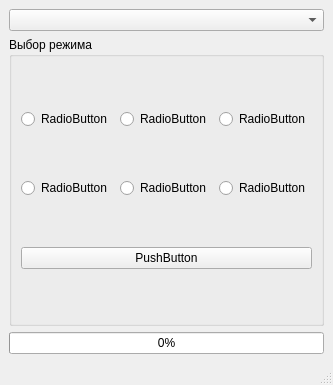
<?xml version="1.0" encoding="UTF-8"?>
<ui version="4.0">
 <class>MainWindow</class>
 <widget class="QMainWindow" name="MainWindow">
  <property name="enabled">
   <bool>true</bool>
  </property>
  <property name="geometry">
   <rect>
    <x>0</x>
    <y>0</y>
    <width>333</width>
    <height>385</height>
   </rect>
  </property>
  <property name="windowTitle">
   <string>MainWindow</string>
  </property>
  <property name="toolButtonStyle">
   <enum>Qt::ToolButtonStyle::ToolButtonIconOnly</enum>
  </property>
  <property name="animated">
   <bool>false</bool>
  </property>
  <widget class="QWidget" name="centralwidget">
   <layout class="QGridLayout" name="gridLayout">
    <item row="0" column="0">
     <widget class="QComboBox" name="cb_list"/>
    </item>
    <item row="1" column="0">
     <widget class="QGroupBox" name="gb_radioBox">
      <property name="title">
       <string>Выбор режима</string>
      </property>
      <layout class="QGridLayout" name="gridLayout_2">
       <item row="7" column="0" colspan="3">
        <widget class="QPushButton" name="pb_button">
         <property name="enabled">
          <bool>true</bool>
         </property>
         <property name="text">
          <string>PushButton</string>
         </property>
         <property name="checkable">
          <bool>true</bool>
         </property>
        </widget>
       </item>
       <item row="1" column="0">
        <widget class="QRadioButton" name="rb_one">
         <property name="layoutDirection">
          <enum>Qt::LayoutDirection::LeftToRight</enum>
         </property>
         <property name="autoFillBackground">
          <bool>false</bool>
         </property>
         <property name="text">
          <string>RadioButton</string>
         </property>
        </widget>
       </item>
       <item row="1" column="1">
        <widget class="QRadioButton" name="rb_three">
         <property name="layoutDirection">
          <enum>Qt::LayoutDirection::LeftToRight</enum>
         </property>
         <property name="autoFillBackground">
          <bool>false</bool>
         </property>
         <property name="text">
          <string>RadioButton</string>
         </property>
        </widget>
       </item>
       <item row="2" column="1">
        <widget class="QRadioButton" name="rb_four">
         <property name="layoutDirection">
          <enum>Qt::LayoutDirection::LeftToRight</enum>
         </property>
         <property name="autoFillBackground">
          <bool>false</bool>
         </property>
         <property name="text">
          <string>RadioButton</string>
         </property>
        </widget>
       </item>
       <item row="2" column="2">
        <widget class="QRadioButton" name="rb_six">
         <property name="layoutDirection">
          <enum>Qt::LayoutDirection::LeftToRight</enum>
         </property>
         <property name="autoFillBackground">
          <bool>false</bool>
         </property>
         <property name="text">
          <string>RadioButton</string>
         </property>
        </widget>
       </item>
       <item row="1" column="2">
        <widget class="QRadioButton" name="rb_five">
         <property name="layoutDirection">
          <enum>Qt::LayoutDirection::LeftToRight</enum>
         </property>
         <property name="autoFillBackground">
          <bool>false</bool>
         </property>
         <property name="text">
          <string>RadioButton</string>
         </property>
        </widget>
       </item>
       <item row="2" column="0">
        <widget class="QRadioButton" name="rb_two">
         <property name="layoutDirection">
          <enum>Qt::LayoutDirection::LeftToRight</enum>
         </property>
         <property name="autoFillBackground">
          <bool>false</bool>
         </property>
         <property name="text">
          <string>RadioButton</string>
         </property>
        </widget>
       </item>
      </layout>
     </widget>
    </item>
    <item row="2" column="0">
     <widget class="QProgressBar" name="pb_progress">
      <property name="value">
       <number>0</number>
      </property>
      <property name="alignment">
       <set>Qt::AlignmentFlag::AlignLeading|Qt::AlignmentFlag::AlignLeft|Qt::AlignmentFlag::AlignVCenter</set>
      </property>
     </widget>
    </item>
   </layout>
  </widget>
  <widget class="QMenuBar" name="menubar">
   <property name="geometry">
    <rect>
     <x>0</x>
     <y>0</y>
     <width>333</width>
     <height>22</height>
    </rect>
   </property>
  </widget>
  <widget class="QStatusBar" name="statusbar"/>
 </widget>
 <resources/>
 <connections/>
</ui>
